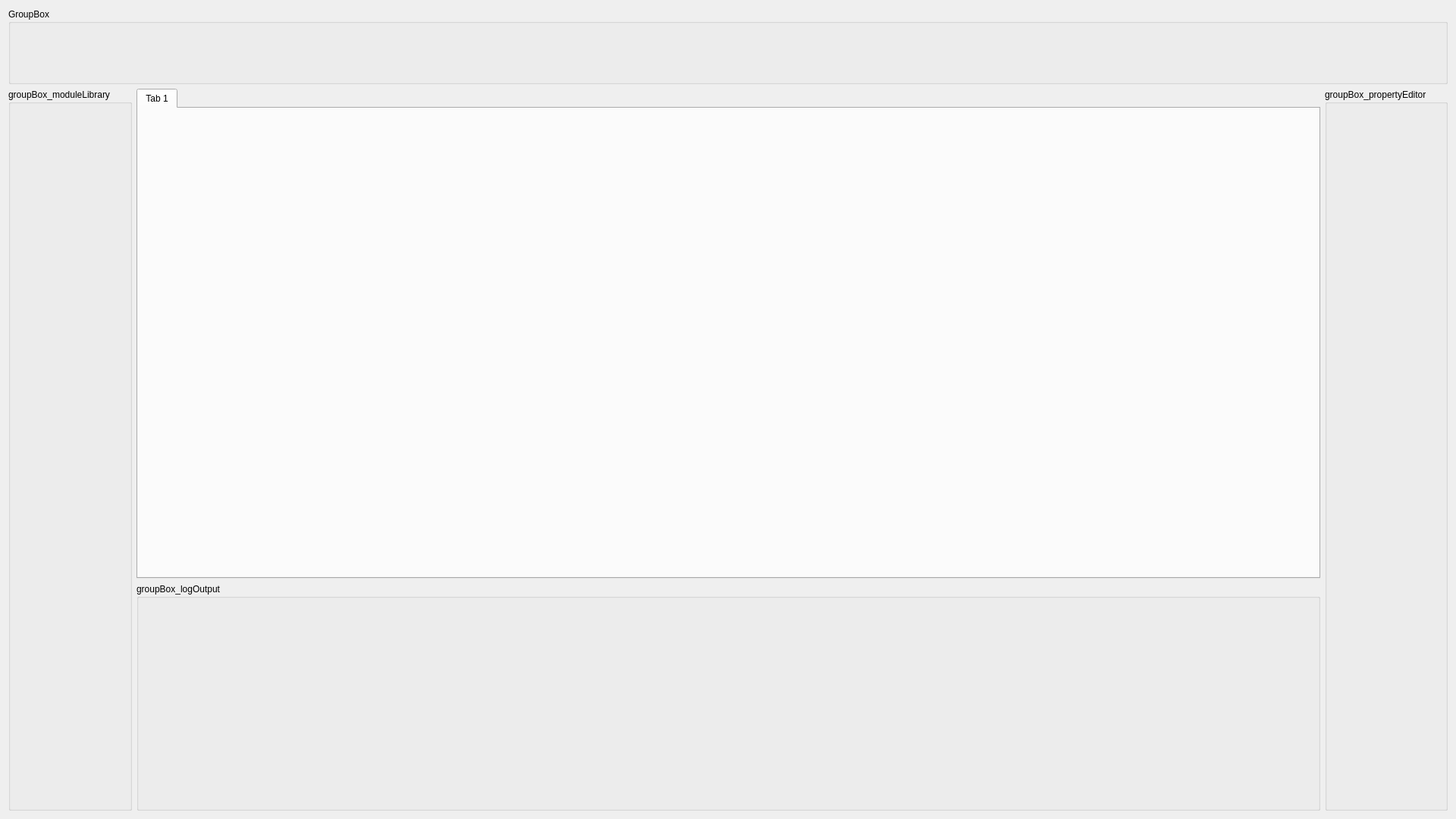
<?xml version="1.0" encoding="UTF-8"?>
<ui version="4.0">
 <class>main_editor_widget</class>
 <widget class="QWidget" name="main_editor_widget">
  <property name="geometry">
   <rect>
    <x>0</x>
    <y>0</y>
    <width>1920</width>
    <height>1080</height>
   </rect>
  </property>
  <property name="windowTitle">
   <string>Form</string>
  </property>
  <layout class="QGridLayout" name="gridLayout_2">
   <item row="0" column="0" colspan="3">
    <widget class="QGroupBox" name="groupBox_MainToolBar">
     <property name="minimumSize">
      <size>
       <width>0</width>
       <height>100</height>
      </size>
     </property>
     <property name="title">
      <string>GroupBox</string>
     </property>
    </widget>
   </item>
   <item row="1" column="0" rowspan="2">
    <widget class="QGroupBox" name="groupBox_moduleLibrary">
     <property name="title">
      <string>groupBox_moduleLibrary</string>
     </property>
     <layout class="QVBoxLayout" name="verticalLayout"/>
    </widget>
   </item>
   <item row="1" column="1">
    <widget class="QTabWidget" name="tabWidget_workspaces">
     <property name="currentIndex">
      <number>0</number>
     </property>
     <widget class="QWidget" name="tabsClosable">
      <attribute name="title">
       <string>Tab 1</string>
      </attribute>
     </widget>
    </widget>
   </item>
   <item row="1" column="2" rowspan="2">
    <widget class="QGroupBox" name="groupBox_propertyEditor">
     <property name="title">
      <string>groupBox_propertyEditor</string>
     </property>
     <layout class="QGridLayout" name="gridLayout"/>
    </widget>
   </item>
   <item row="2" column="1">
    <widget class="QGroupBox" name="groupBox_logOutput">
     <property name="minimumSize">
      <size>
       <width>1000</width>
       <height>300</height>
      </size>
     </property>
     <property name="title">
      <string>groupBox_logOutput</string>
     </property>
    </widget>
   </item>
  </layout>
 </widget>
 <resources/>
 <connections/>
</ui>
